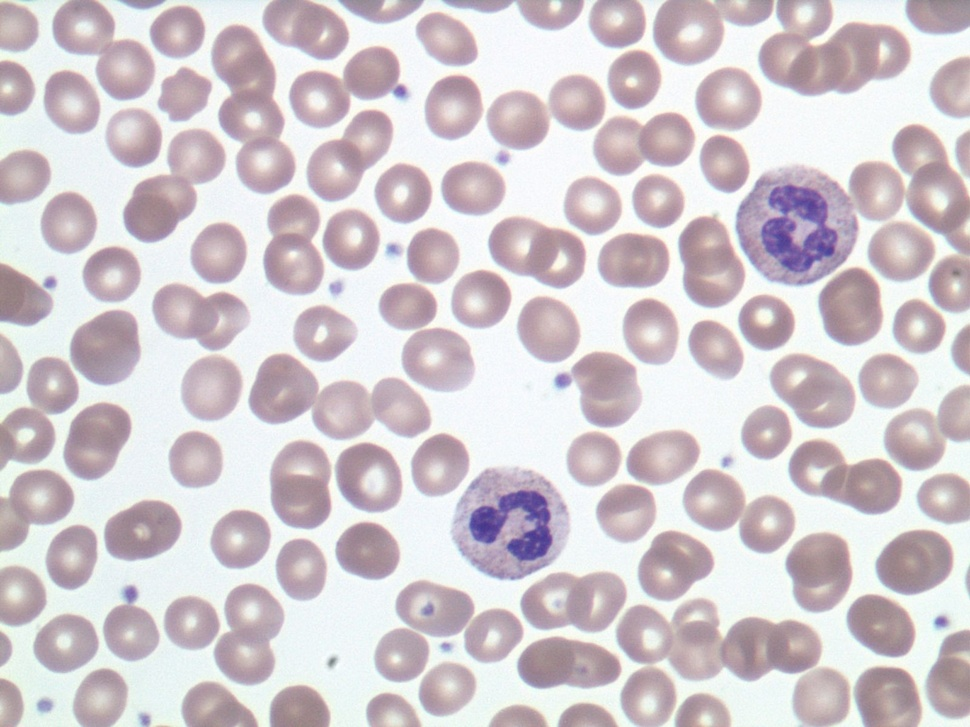
#> input picture vision/assignment2/normal.jpg, 970 x 727 px, shrunk from 1600 x 1200 before the run
$ python count.py   (Python 2 division)   (older library calls are emulated)
#> lines starting #> are read from the running program, lines starting #| are printed output that depends on the picture
#> further down, img is the input picture: shape (727, 970, 3); mean B, G, R 206.6, 201.2, 210
#| (727, 970, 3)
#! /usr/bin/python
'''
Cell counting.

'''

import cv2
import cv2.cv as cv
import numpy as np
import matplotlib.pyplot as plt
import math

def detect(img):
    '''
    Do the detection.
    '''
    #create a gray scale version of the image, with as type an unsigned 8bit integer
    img_g = np.zeros( (img.shape[0], img.shape[1]), dtype=np.uint8 )
    img_g[:,:] = img[:,:,0]
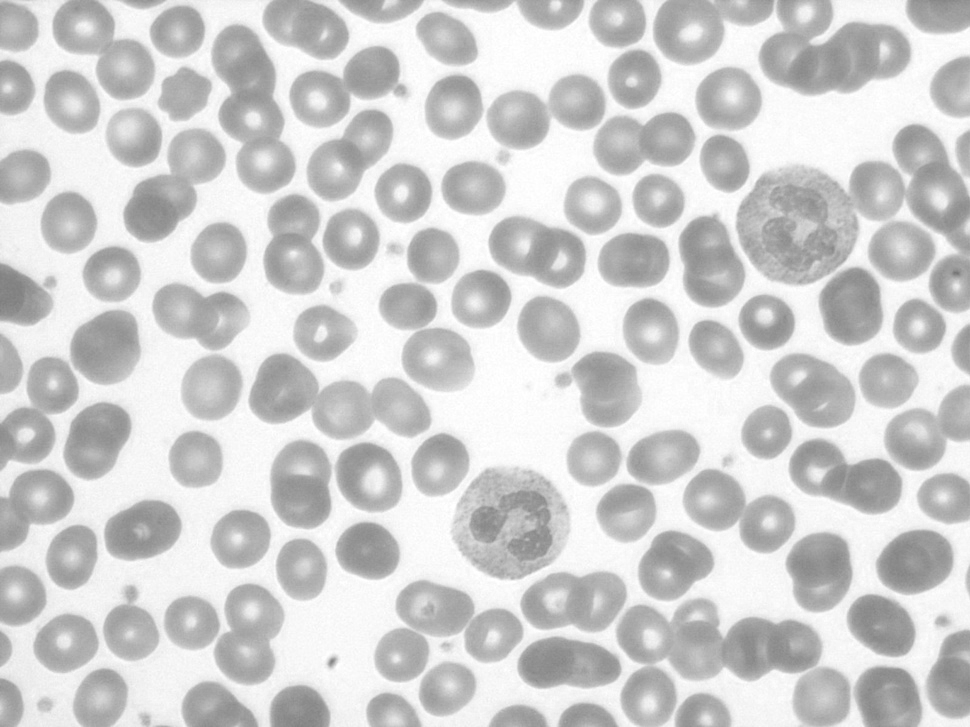
#> img_g: shape (727, 970); min 118, max 255, mean 206.6

    #1. Do canny (determine the right parameters) on the gray scale image
    edges = cv2.Canny(img_g, 2.5, 3.5) #Done TODO!
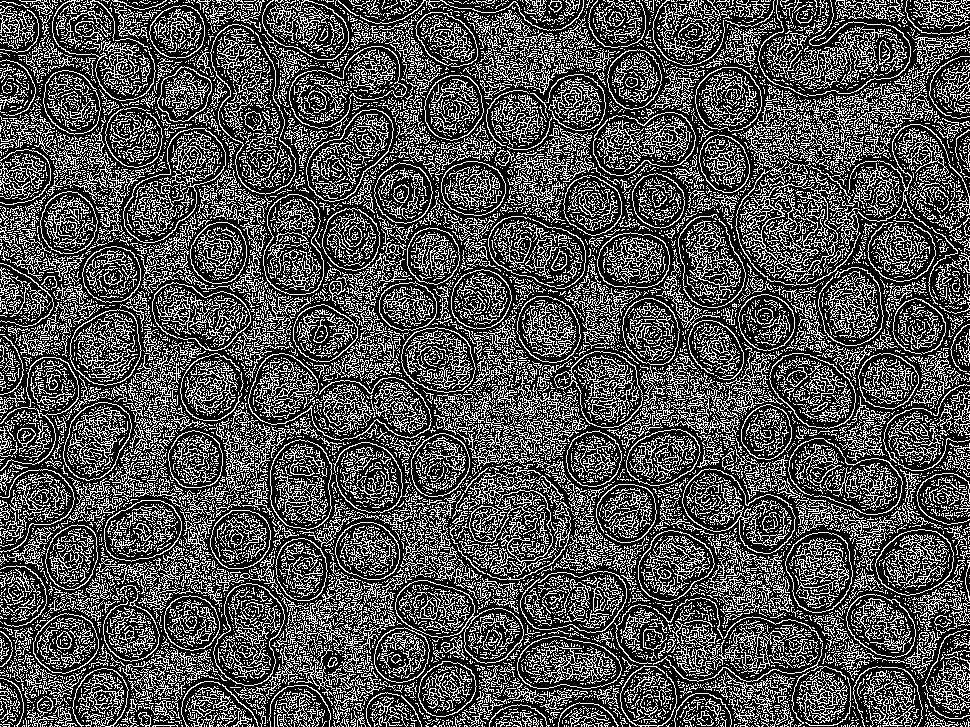
#> edges: shape (727, 970); 30.9% white in thin lines or dots

    #Show the results of canny
    canny_result = np.copy(img_g)
    canny_result[edges.astype(np.bool)]=0
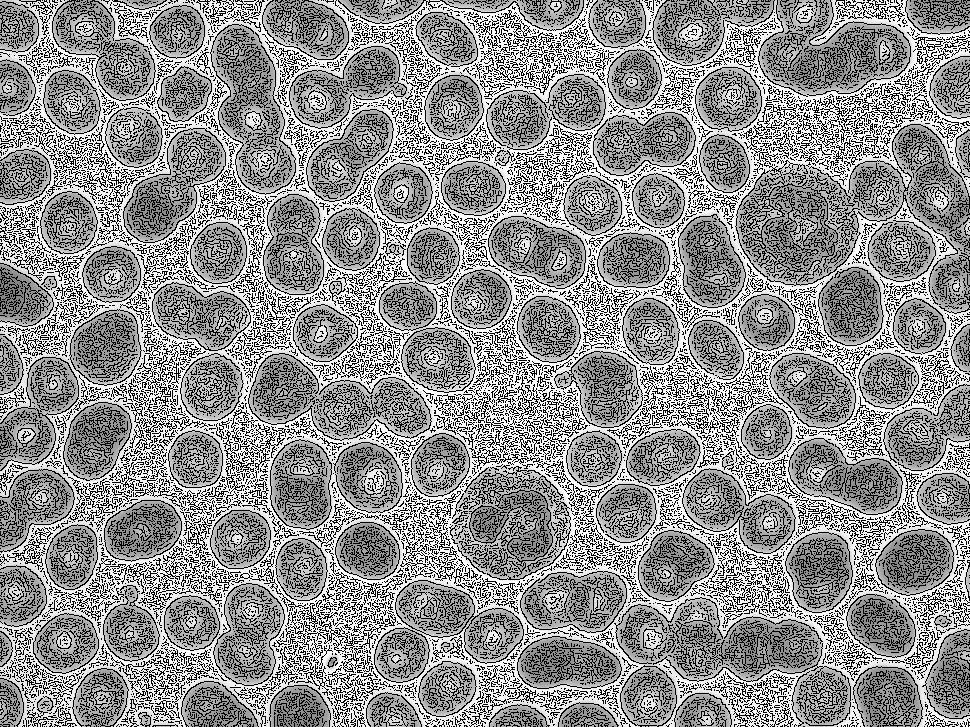
#> canny_result: shape (727, 970); min 0, max 255, mean 142.5
    cv2.imshow('img',canny_result)
    cv2.waitKey(0)

    #2. Do hough transform on the gray scale image
    circles = cv2.HoughCircles(img_g, cv.CV_HOUGH_GRADIENT, 8.5, 5) #Done TODO!
#> circles = 509 rows, first 8: [726.8, 429.2, 249.9], [701.2, 429.2, 237.1], [607.8, 318.8, 216.8], [463.2, 259.2, 255], [361.2, 369.8, 273.7], [505.8, 301.8, 241.4], [641.8, 335.8, 218.5], [565.2, 318.8, 230.4]
    circles = circles[0,:,:]

    #Show hough transform result
    showCircles(img, circles)

    #3.a Get a feature vector (the average color) for each circle
    nbCircles = circles.shape[0]
    features = np.zeros( (nbCircles,3), dtype=np.int)
    for i in range(nbCircles):
        features[i,:] = getAverageColorInCircle( img , int(circles[i,0]), int(circles[i,1]), int(circles[i,2]) ) #TODO!

    #3.b Show the image with the features (just to provide some help with selecting the parameters)
    showCircles(img, circles, [ str(features[i,:]) for i in range(nbCircles)] )

    #3.c Remove circles based on the features
    selectedCircles = np.zeros( (nbCircles), np.bool)
    for i in range(nbCircles):
        if circle[i,2] >= 5.5:    #TODO
            selectedCircles[i]=1
    circles = circles[selectedCircles]

    #Show final result
    showCircles(img, circles)
    return circles


def getAverageColorInCircle(img, cx, cy, radius):
    '''
    Get the average color of img inside the circle located at (cx,cy) with radius.
    '''
    maxy,maxx,channels = img.shape
    nbVoxels = 0
    C = np.zeros(3)
    #Done TODO!
    pixels = [(i,j) for i in range(maxx) for j in range(maxy) if (i-cx)**2 + (j-cy)**2 <= radius**2]
    for (i,j) in pixels:
        np.add(C ,img[i,j,:], C)
    return C/length(pixels)


def showCircles(img, circles, text=None):
    '''
    Show circles on an image.
    @param img:     numpy array
    @param circles: numpy array
                    shape = (nb_circles, 3)
                    contains for each circle: center_x, center_y, radius
    @param text:    optional parameter, list of strings to be plotted in the circles
    '''
    #make a copy of img
    img = np.copy(img)
    #draw the circles
    nbCircles = circles.shape[0]
#> nbCircles = 509
    for i in range(nbCircles):
        cv2.circle(img, (int(circles[i,0]), int(circles[i,1])), int(circles[i,2]), cv2.cv.CV_RGB(255, 0, 0), 2, 8, 0 )
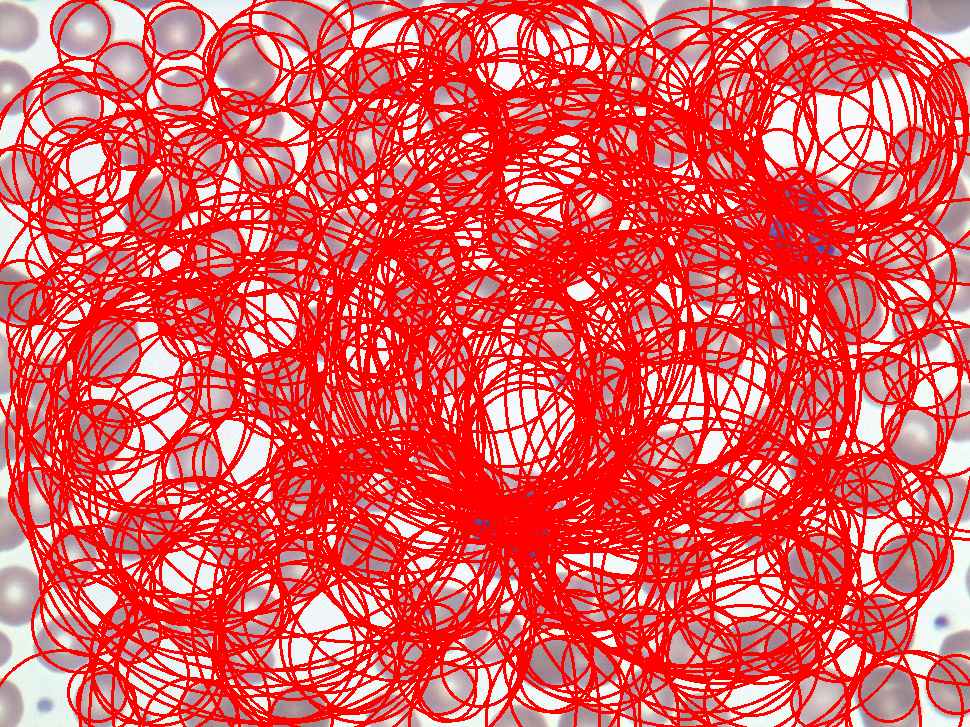
#> img: shape (727, 970, 3); mean B, G, R 90.2, 88.2, 235.2
    #draw text
    if text!=None:
        for i in range(nbCircles):
            cv2.putText(img, text[i], (int(circles[i,0]), int(circles[i,1])), cv2.FONT_HERSHEY_SIMPLEX, 0.5, cv2.cv.CV_RGB(0, 0,255) )
    #show the result
    cv2.imshow('img',img)
    cv2.waitKey(0)


if __name__ == '__main__':
    #read an image
    img = cv2.imread('normal.jpg')

    #print the dimension of the image
    print img.shape

    #show the image
    cv2.imshow('img',img)
    cv2.waitKey(0)

    #do detection
    circles = detect(img)
#> (the run stopped early here; a loop or call above may not have finished)
